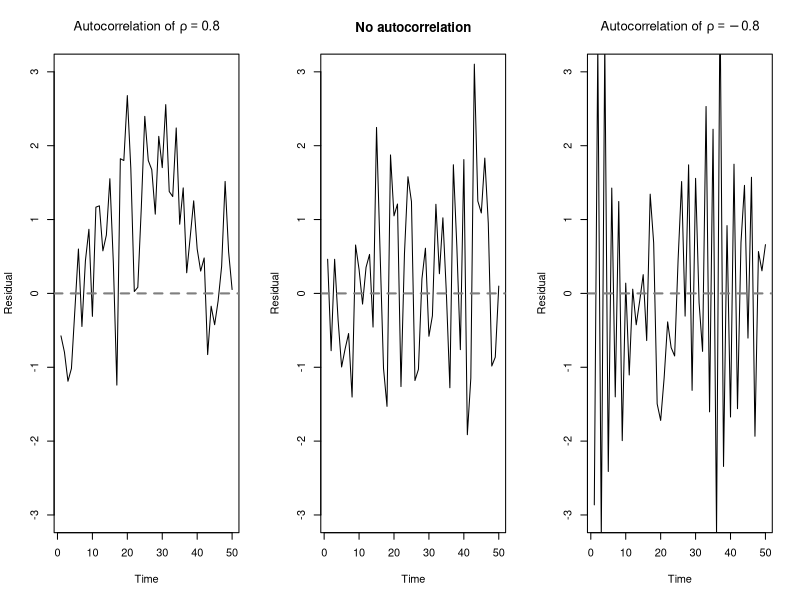
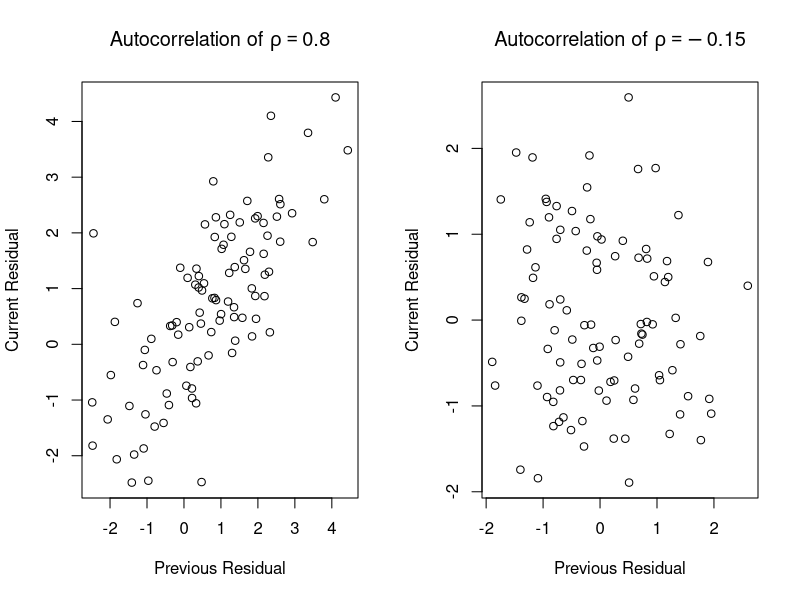
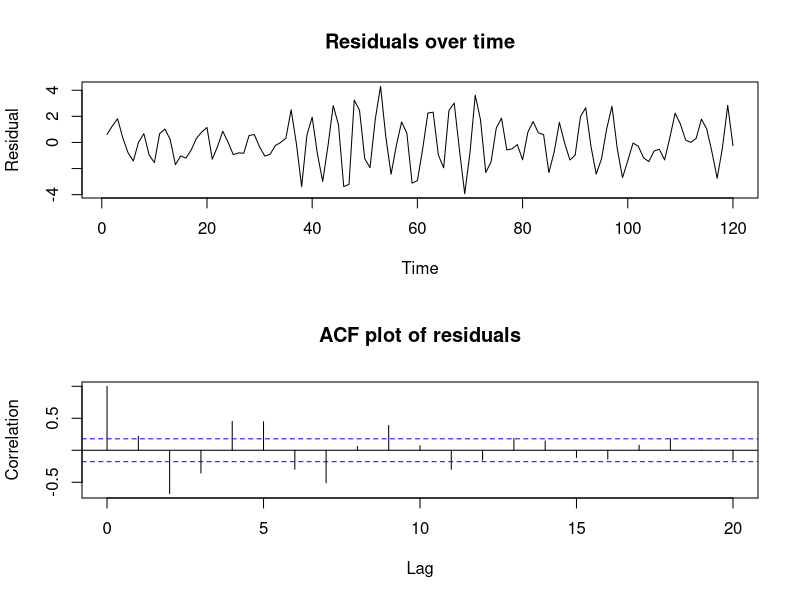

R code for these plots, in order:
## ---- chunk 1
#| code-fold: true
#| fig-cap: "Illustrations of positive and negative autocorrelation"

set.seed(1860)
par(mfrow=c(1,3))
plot(arima.sim(model=list(ar=0.8),n=50),
     main=expression(paste('Autocorrelation of ',rho == 0.8)),
     ylim=c(-3,3),ylab='Residual')
abline(h=0,lwd=2,lty=2,col='grey50')
plot(arima.sim(model=list(ar=0.0),n=50),
     ylim=c(-3,3),main='No autocorrelation',ylab='Residual')
abline(h=0,lwd=2,lty=2,col='grey50')
plot(arima.sim(model=list(ar=-0.8),n=50),
     main=expression(paste('Autocorrelation of ',rho == -0.8)),
     ylim=c(-3,3),ylab='Residual')
abline(h=0,lwd=2,lty=2,col='grey50')
## ---- chunk 2
#| code-fold: true
#| fig-cap: "Plots of the residuals vs their own lagged values"
set.seed(1833)
par(mfrow=c(1,2))
tmp <- arima.sim(model=list(ar=0.8),n=100)
plot(tmp[1:99],tmp[2:100],
     main=expression(paste('Autocorrelation of ',rho == 0.8)),
     xlab='Previous Residual',ylab='Current Residual')
tmp <- arima.sim(model=list(ar=-.15),n=100)
plot(tmp[1:99],tmp[2:100],
     main=expression(paste('Autocorrelation of ',rho == -0.15)),
     xlab='Previous Residual',ylab='Current Residual')
## ---- chunk 3
#| code-fold: true
#| fig-cap: "Simulated AR2 residuals and their ACF plot"
set.seed(1933)
par(mfrow=c(2,1))
tmp <- arima.sim(model=list(ar=c(0.4,-0.8),order=c(2,0,0)),n=120)
plot(tmp,main='Residuals over time',ylab='Residual')
plot(acf(tmp,plot=FALSE),main='ACF plot of residuals',ylab='Correlation')
